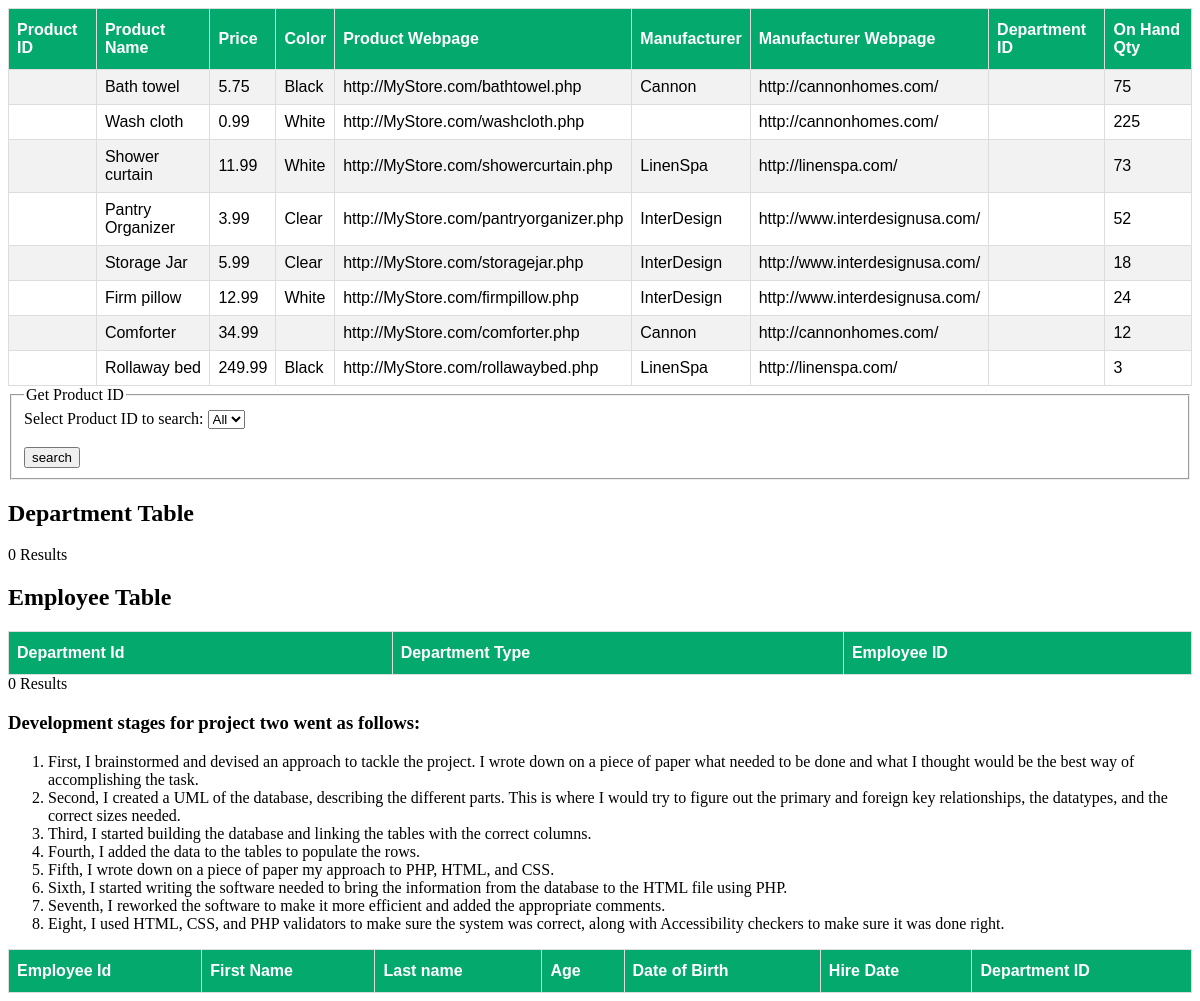
Page /prjDBF/prjDBF.php on the committed database.
### tables this page shows
CREATE TABLE `product` (
  `productId` int NOT NULL,
  `productName` varchar(255) DEFAULT NULL,
  `price` double DEFAULT NULL,
  `color` varchar(50) DEFAULT NULL,
  `productWebpage` varchar(255) DEFAULT NULL,
  `manufacturer` varchar(255) DEFAULT NULL,
  `manufacturerWebpage` varchar(255) DEFAULT NULL,
  `departmentId` int DEFAULT NULL,
  `OnHandQty` int DEFAULT NULL
);

### prjDBF/prjDBF.php (the view, shortened to what this page needs)
<!DOCTYPE html>
<html lang="en">
<head>
    <link rel="stylesheet" href="style.css?v=<?php echo time(); ?>">
</head>
<body>
   <table id ="databaseTable">
    <tr>
        <th>Product ID</th>
        <th>Product Name</th>
        <th>Price</th>
        <th>Color</th>
        <th>Product Webpage</th>
        <th>Manufacturer</th>
        <th>Manufacturer Webpage</th>
        <th>Department ID</th>
        <th>On Hand Qty</th>
    </tr>
    <?php
    $conn = mysqli_connect("localhost", "root", "mysql", "storedatabase");
    $sql = "SELECT * FROM product;";
    $result = $conn->query($sql);
    if ($result->num_rows > 0) {
        while ($row = $result->fetch_assoc()) {
            echo "<tr>";
            echo "<td>";
            echo "</td>";
            echo "<td>";
            echo $row["productName"];
            echo "</td>";
            echo "<td>";
            echo $row["price"];
            echo "</td>";
            echo "<td>";
            echo $row["color"];
            echo "</td>";
            echo "<td>";
            echo $row["productWebpage"];
            echo "</td>";
            echo "<td>";
            echo $row["manufacturer"];
            echo "</td>";
            echo "<td>";
            echo $row["manufacturerWebpage"];
            echo "</td>";
            echo "<td>";
            echo "</td>";
            echo "<td>";
            echo $row["OnHandQty"];
            echo "</td></tr>";
        }
        echo "</table>";
    } else {
        echo "0 Results";
    }
    ?>
     <form action="<?php $self; ?>"
            method="POST"
            name="frmDelete">
            <fieldset id="fieldsetDelete">
               <legend>Get Product ID</legend>
               <label for="lstItem">Select Product ID to search:</label>
               <select name="lstItem" size="1">
    <?php
    $conn = mysqli_connect("localhost", "root", "mysql", "storedatabase");
    $sql = "SELECT * FROM product;";
    $result = $conn->query($sql);
    if ($result) {
        echo "<option> All </option>";
    }
    ?>
   </select>
               <br /><br />
               <input name="btnSubmit" type="submit" value="search" />
            </fieldset>
         </form>
<?php
display($val2);
displaytwo($val2);
function display(&$value)
{
    echo "<h2>Department Table</h2>";
    echo "<table id ='databaseTable'>";
    echo "<tr>";
    echo "<th>Department Id</th>";
    echo "<th>Department Type</th>";
    echo "<th>Employee ID</th>";
    echo "</tr> ";
}
function displayTwo(&$value)
{
    echo "<h2>Employee Table</h2>";
    echo "<table id ='databaseTable'>";
    echo "<tr>";
    echo "<th>Employee Id</th>";
    echo "<th>First Name</th>";
    echo "<th>Last name</th>";
    echo "<th>Age</th>";
    echo "<th> Date of Birth</th>";
    echo "<th>Hire Date</th>";
    echo "<th>Department ID</th>";
    echo "</tr> ";
}
?>
<p>
<h3>Development stages for project two went as follows:</h3>
<ol>
    <li>First, I brainstormed and devised an approach to tackle the project.
     I wrote down on a piece of paper what needed to be done and what I thought
     would be the best way of accomplishing the task.</li>
    <li>Second, I created a UML of the database, describing the different parts.
        This is where I would try to figure out the primary and foreign key relationships,
         the datatypes, and the correct sizes needed.</li>
    <li>Third, I started building the database and linking the tables with the correct columns. </li>
    <li>Fourth, I added the data to the tables to populate the rows.</li>
    <li>Fifth, I wrote down on a piece of paper my approach to PHP, HTML, and CSS.</li>
    <li>Sixth, I started writing the software needed to bring the information from the database to the HTML file using PHP. </li>
    <li>Seventh, I reworked the software to make it more efficient and added the appropriate comments.</li>
    <li>Eight, I used HTML, CSS, and PHP validators to make sure the system was correct,
         along with Accessibility checkers to make sure it was done right. </li>
</ol>
</p>
</body>
</html>

### prjDBF/style.css (style rules this page uses)
#databaseTable { font-family: Arial, Helvetica, sans-serif; border-collapse: collapse; width: 100%; }
#databaseTable td, #databaseTable th { border: 1px solid #ddd; padding: 8px; }
#databaseTable tr:nth-child(even) { background-color: #f2f2f2; }
#databaseTable th { padding-top: 12px; padding-bottom: 12px; text-align: left; background-color: #04AA6D; color: white; }

### rows in the picture
product: productName "Bath towel", price "5.75", color "Black", productWebpage "http://MyStore.com/bathtowel.php", manufacturer "Cannon", manufacturerWebpage "http://cannonhomes.com/", OnHandQty "75"
product: productName "Wash cloth", price "0.99", color "White", productWebpage "http://MyStore.com/washcloth.php", manufacturerWebpage "http://cannonhomes.com/", OnHandQty "225"
product: productName "Shower curtain", price "11.99", color "White", productWebpage "http://MyStore.com/showercurtain.php", manufacturer "LinenSpa", manufacturerWebpage "http://linenspa.com/", OnHandQty "73"
product: productName "Pantry Organizer", price "3.99", color "Clear", productWebpage "http://MyStore.com/pantryorganizer.php", manufacturer "InterDesign", manufacturerWebpage "http://www.interdesignusa.com/", OnHandQty "52"
product: productName "Storage Jar", price "5.99", color "Clear", productWebpage "http://MyStore.com/storagejar.php", manufacturer "InterDesign", manufacturerWebpage "http://www.interdesignusa.com/", OnHandQty "18"
product: productName "Firm pillow", price "12.99", color "White", productWebpage "http://MyStore.com/firmpillow.php", manufacturer "InterDesign", manufacturerWebpage "http://www.interdesignusa.com/", OnHandQty "24"
product: productName "Comforter", price "34.99", productWebpage "http://MyStore.com/comforter.php", manufacturer "Cannon", manufacturerWebpage "http://cannonhomes.com/", OnHandQty "12"
product: productName "Rollaway bed", price "249.99", color "Black", productWebpage "http://MyStore.com/rollawaybed.php", manufacturer "LinenSpa", manufacturerWebpage "http://linenspa.com/", OnHandQty "3"
